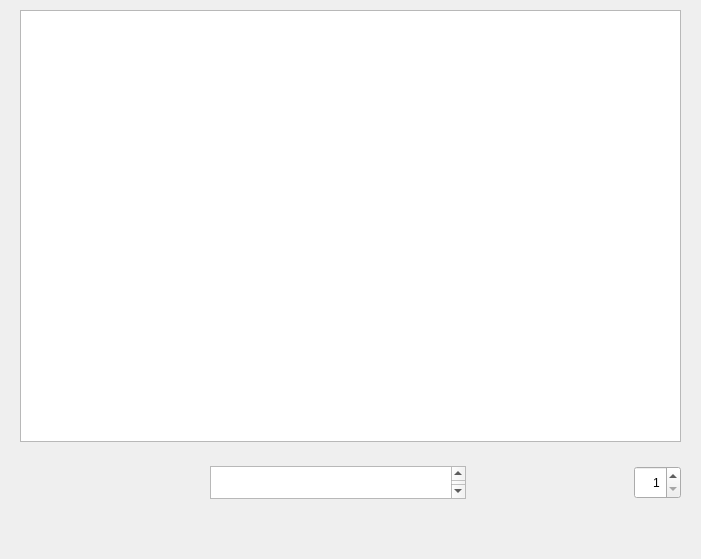
        <widget class="QWidget" name="widget_4" native="true">
         <property name="sizePolicy">
          <sizepolicy hsizetype="Preferred" vsizetype="Preferred">
           <horstretch>0</horstretch>
           <verstretch>0</verstretch>
          </sizepolicy>
         </property>
         <property name="minimumSize">
          <size>
           <width>361</width>
           <height>0</height>
          </size>
         </property>
         <property name="layoutDirection">
          <enum>Qt::LeftToRight</enum>
         </property>
         <property name="autoFillBackground">
          <bool>false</bool>
         </property>
         <layout class="QVBoxLayout" name="verticalLayout_8" stretch="0,0,0">
          <property name="sizeConstraint">
           <enum>QLayout::SetDefaultConstraint</enum>
          </property>
          <property name="topMargin">
           <number>1</number>
          </property>
          <item>
           <widget class="ElevatedCardWidget" name="ElevatedCardWidget_3">
            <property name="minimumSize">
             <size>
              <width>361</width>
              <height>450</height>
             </size>
            </property>
            <property name="maximumSize">
             <size>
              <width>16777215</width>
              <height>16777215</height>
             </size>
            </property>
            <property name="autoFillBackground">
             <bool>false</bool>
            </property>
            <layout class="QGridLayout" name="gridLayout_8">
             <item row="0" column="0">
              <widget class="HorizontalFlipView" name="AIImages">
               <property name="minimumSize">
                <size>
                 <width>480</width>
                 <height>270</height>
                </size>
               </property>
               <property name="sizeIncrement">
                <size>
                 <width>0</width>
                 <height>-1</height>
                </size>
               </property>
              </widget>
             </item>
            </layout>
           </widget>
          </item>
          <item>
           <widget class="QWidget" name="widget_5" native="true">
            <property name="maximumSize">
             <size>
              <width>16777215</width>
              <height>51</height>
             </size>
            </property>
            <layout class="QHBoxLayout" name="horizontalLayout_6">
             <item>
              <spacer name="horizontalSpacer_13">
               <property name="orientation">
                <enum>Qt::Horizontal</enum>
               </property>
               <property name="sizeHint" stdset="0">
                <size>
                 <width>163</width>
                 <height>20</height>
                </size>
               </property>
              </spacer>
             </item>
             <item>
              <spacer name="horizontalSpacer_14">
               <property name="orientation">
                <enum>Qt::Horizontal</enum>
               </property>
               <property name="sizeType">
                <enum>QSizePolicy::Preferred</enum>
               </property>
               <property name="sizeHint" stdset="0">
                <size>
                 <width>27</width>
                 <height>20</height>
                </size>
               </property>
              </spacer>
             </item>
             <item>
              <widget class="HorizontalPipsPager" name="AIShow">
               <item/>
               <item/>
               <item/>
               <item/>
               <item/>
               <item/>
               <item/>
               <item/>
               <item/>
               <item/>
               <item/>
               <item/>
               <item/>
               <item/>
               <item/>
               <item/>
               <item/>
               <item/>
               <item/>
               <item/>
               <item/>
               <item/>
               <item/>
               <item/>
               <item/>
               <item/>
               <item/>
               <item/>
               <item/>
               <item/>
               <item/>
               <item/>
               <item/>
               <item/>
               <item/>
               <item/>
               <item/>
               <item/>
               <item/>
               <item/>
               <item/>
               <item/>
               <item/>
               <item/>
               <item/>
               <item/>
               <item/>
               <item/>
               <item/>
               <item/>
               <item/>
               <item/>
               <item/>
               <item/>
               <item/>
               <item/>
               <item/>
               <item/>
               <item/>
               <item/>
               <item/>
               <item/>
               <item/>
               <item/>
               <item/>
               <item/>
               <item/>
               <item/>
               <item/>
               <item/>
               <item/>
               <item/>
               <item/>
               <item/>
               <item/>
               <item/>
               <item/>
               <item/>
               <item/>
               <item/>
               <item/>
               <item/>
               <item/>
               <item/>
               <item/>
               <item/>
               <item/>
               <item/>
               <item/>
               <item/>
               <item/>
               <item/>
               <item/>
               <item/>
               <item/>
               <item/>
               <item/>
               <item/>
               <item/>
               <item/>
               <item/>
               <item/>
               <item/>
               <item/>
               <item/>
               <item/>
               <item/>
               <item/>
               <item/>
               <item/>
               <item/>
               <item/>
               <item/>
               <item/>
               <item/>
               <item/>
               <item/>
               <item/>
               <item/>
               <item/>
               <item/>
               <item/>
               <item/>
               <item/>
               <item/>
               <item/>
               <item/>
               <item/>
               <item/>
               <item/>
               <item/>
               <item/>
               <item/>
               <item/>
               <item/>
               <item/>
               <item/>
               <item/>
               <item/>
               <item/>
               <item/>
               <item/>
               <item/>
               <item/>
               <item/>
               <item/>
               <item/>
               <item/>
               <item/>
               <item/>
               <item/>
               <item/>
               <item/>
               <item/>
               <item/>
               <item/>
               <item/>
               <item/>
               <item/>
               <item/>
               <item/>
               <item/>
               <item/>
               <item/>
               <item/>
               <item/>
               <item/>
               <item/>
               <item/>
               <item/>
               <item/>
               <item/>
               <item/>
               <item/>
               <item/>
               <item/>
               <item/>
               <item/>
               <item/>
               <item/>
               <item/>
               <item/>
               <item/>
               <item/>
               <item/>
               <item/>
               <item/>
               <item/>
               <item/>
               <item/>
               <item/>
               <item/>
               <item/>
               <item/>
               <item/>
               <item/>
               <item/>
               <item/>
               <item/>
               <item/>
               <item/>
               <item/>
               <item/>
               <item/>
               <item/>
               <item/>
               <item/>
               <item/>
               <item/>
               <item/>
               <item/>
               <item/>
               <item/>
               <item/>
               <item/>
               <item/>
               <item/>
               <item/>
               <item/>
               <item/>
               <item/>
               <item/>
               <item/>
               <item/>
               <item/>
               <item/>
               <item/>
               <item/>
               <item/>
               <item/>
               <item/>
               <item/>
               <item/>
               <item/>
               <item/>
               <item/>
               <item/>
               <item/>
               <item/>
               <item/>
               <item/>
               <item/>
               <item/>
               <item/>
               <item/>
               <item>
                <property name="text">
                 <string>6</string>
                </property>
               </item>
              </widget>
             </item>
             <item>
              <spacer name="horizontalSpacer_15">
               <property name="orientation">
                <enum>Qt::Horizontal</enum>
               </property>
               <property name="sizeHint" stdset="0">
                <size>
                 <width>162</width>
                 <height>20</height>
                </size>
               </property>
              </spacer>
             </item>
             <item>
              <widget class="SpinBox" name="AIShowNumber">
               <property name="maximumSize">
                <size>
                 <width>150</width>
                 <height>33</height>
                </size>
               </property>
               <property name="alignment">
                <set>Qt::AlignRight|Qt::AlignTrailing|Qt::AlignVCenter</set>
               </property>
               <property name="minimum">
                <number>1</number>
               </property>
               <property name="maximum">
                <number>100</number>
               </property>
              </widget>
             </item>
            </layout>
           </widget>
          </item>
          <item>
           <widget class="CommandBar" name="AICommandBar">
            <property name="minimumSize">
             <size>
              <width>1</width>
              <height>34</height>
             </size>
            </property>
            <property name="layoutDirection">
             <enum>Qt::LeftToRight</enum>
            </property>
            <property name="autoFillBackground">
             <bool>false</bool>
            </property>
            <property name="frameShape">
             <enum>QFrame::NoFrame</enum>
            </property>
            <property name="frameShadow">
             <enum>QFrame::Plain</enum>
            </property>
           </widget>
          </item>
         </layout>
        </widget>
